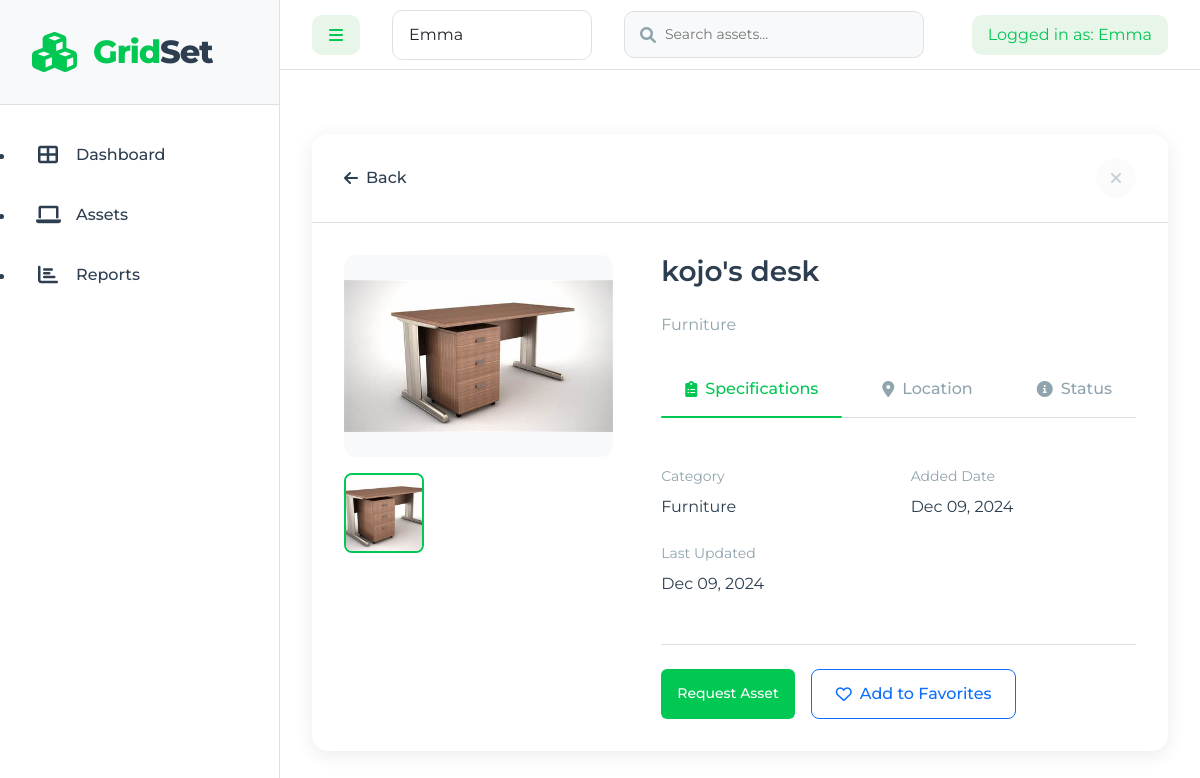
The page /assets/4/ (signed in) on the database its author committed.
### assets/models.py (models this page shows, shortened)
class Asset(models.Model):
    STATUS_CHOICES = [
        ('available', 'Available'),
        ('in_use', 'In Use'),
        ('maintenance', 'Under Maintenance'),
        ('retired', 'Retired')
    ]
    CATEGORY_CHOICES = [
        ('furniture', 'Furniture'),
        ('technology', 'Technology'),
        ('vehicles', 'Vehicles'),
        ('office_supplies', 'Office Supplies'),
        ('machinery', 'Machinery / Equipment')
    ]
    name = models.CharField(max_length=200)
    description = models.TextField(blank=True)
    category = models.CharField(max_length=50, choices=CATEGORY_CHOICES)
    department = models.ForeignKey(Department, on_delete=models.CASCADE)
    status = models.CharField(max_length=20, choices=STATUS_CHOICES, default='available')
    assigned_to = models.ForeignKey(User, on_delete=models.SET_NULL, null=True, blank=True, related_name='assigned_assets')
    created_at = models.DateTimeField(auto_now_add=True)
    updated_at = models.DateTimeField(auto_now=True)
    image = models.ImageField(upload_to='assets/', null=True, blank=True)
    class Meta:
        ordering = ['-created_at']

### assets/views.py (the view)
# urls.py: path('assets/<int:pk>/', views.asset_detail, name='asset_detail'),
@login_required
def asset_detail(request, pk):
    asset = get_object_or_404(Asset, pk=pk)
    can_request = not AssetRequest.objects.filter(
        asset=asset,
        user=request.user,
        approved__isnull=True
    ).exists()
    return render(request, 'assets/asset_detail.html', {
        'asset': asset,
        'can_request': can_request
    })

### assets/models.py (called while the page is built)
    def __str__(self):
        return self.name

### assets/views.py (called while the page is built)
def get_context_data(request):
    context = {}
    if settings.DEBUG:
        context['available_users'] = User.objects.all().order_by('-is_staff', 'username')
        context['debug'] = True
    return context

### assets/templates/assets/asset_detail.html (shortened to what this page needs)
{% extends 'assets/base.html' %}
{% block content %}
<div class="modal-style-view">
    <div class="view-header">
        <div class="header-left">
            <a href="{% url 'asset_list' %}" class="back-btn">
                <i class="fas fa-arrow-left"></i> Back
            </a>
        </div>
        <div class="header-right">
            <button class="btn-close" onclick="window.history.back()">
                <i class="fas fa-times"></i>
            </button>
        </div>
    </div>
    <div class="view-content">
        <div class="asset-gallery">
            <div class="main-image">
                {% if asset.image %}
                    <img src="{{ asset.image.url }}" alt="{{ asset.name }}">
                {% else %}
                    <div class="placeholder-image">
                        <i class="fas fa-box"></i>
                    </div>
                {% endif %}
            </div>
            {% if asset.image %}
            <div class="thumbnail-row">
                <img src="{{ asset.image.url }}" alt="Thumbnail" class="active">
            </div>
            {% endif %}
        </div>
        <div class="asset-details">
            <h1 class="asset-title">{{ asset.name }}</h1>
            <p class="asset-category">{{ asset.get_category_display }}</p>
            <div class="detail-tabs">
                <div class="tab-list">
                    <button type="button" class="tab-btn active" onclick="switchTab('specifications')">
                        <i class="fas fa-clipboard-list"></i>
                        Specifications
                    </button>
                    <button type="button" class="tab-btn" onclick="switchTab('location')">
                        <i class="fas fa-map-marker-alt"></i>
                        Location
                    </button>
                    <button type="button" class="tab-btn" onclick="switchTab('status')">
                        <i class="fas fa-info-circle"></i>
                        Status
                    </button>
                </div>
                <div class="tab-content">
                    <div id="specifications" class="tab-pane active">
                        <div class="specs-grid">
                            <div class="spec-item">
                                <label>Category</label>
                                <span>{{ asset.get_category_display }}</span>
                            </div>
                            <div class="spec-item">
                                <label>Added Date</label>
                                <span>{{ asset.created_at|date:"M d, Y" }}</span>
                            </div>
                            <div class="spec-item">
                                <label>Last Updated</label>
                                <span>{{ asset.updated_at|date:"M d, Y" }}</span>
                            </div>
                        </div>
                    </div>
                </div>
            </div>
            <div class="action-row">
                {% if user.is_staff %}
                    <a href="{% url 'asset_update' pk=asset.pk %}" class="btn btn-primary">Edit Asset</a>
                {% else %}
                    {% if can_request %}
                        <a href="{% url 'request_asset' pk=asset.pk %}" class="btn btn-primary">Request Asset</a>
                    {% else %}
                        <button class="btn btn-secondary" disabled>Request Pending</button>
                    {% endif %}
                {% endif %}
                <button class="btn btn-outline-primary" id="favoriteBtn">
                    <i class="far fa-heart"></i> Add to Favorites
                </button>
            </div>
        </div>
    </div>
</div>
{% endblock %}

### assets/templates/assets/base.html (shortened to what this page needs)
<!DOCTYPE html>
<html lang="en">
<head>
    <link href="https://cdn.jsdelivr.net/npm/bootstrap@5.3.2/dist/css/bootstrap.min.css" rel="stylesheet">
    <link href="https://cdnjs.cloudflare.com/ajax/libs/font-awesome/6.0.0/css/all.min.css" rel="stylesheet">
    <link rel="stylesheet" href="/static/styles.css">
</head>
<body>
    <div class="app-wrapper">
        <nav id="sidebar">
            <div class="sidebar-header">
                <div class="logo">
                    <i class="fas fa-cubes logo-icon"></i>
                    <div class="logo-text">
                        <span class="logo-grid">Grid</span><span class="logo-set">Set</span>
                    </div>
                </div>
            </div>
            <ul class="sidebar-menu">
                <li class="{% if request.resolver_match.url_name == 'dashboard' %}active{% endif %}">
                    <a href="{% url 'dashboard' %}">
                        <i class="fas fa-th-large"></i>
                        <span>Dashboard</span>
                    </a>
                </li>
                <li class="{% if request.resolver_match.url_name == 'asset_list' %}active{% endif %}">
                    <a href="{% url 'asset_list' %}">
                        <i class="fas fa-laptop"></i>
                        <span>Assets</span>
                    </a>
                </li>
                <li class="{% if request.resolver_match.url_name == 'reports' %}active{% endif %}">
                    <a href="{% url 'reports' %}">
                        <i class="fas fa-chart-bar"></i>
                        <span>Reports</span>
                    </a>
                </li>
            </ul>
        </nav>
        <div id="main-content">
            <nav class="top-nav">
                <div class="nav-left">
                    <button type="button" id="sidebarCollapse" class="btn">
                        <i class="fas fa-bars"></i>
                    </button>
                    {% if debug %}
                        <div class="user-switcher">
                            <form method="post" action="{% url 'switch_user' %}" class="user-switcher-form">
                                <select name="user_id" class="form-select" onchange="this.form.submit()">
                                    {% for user in available_users %}
                                        <option value="{{ user.id }}" {% if user == request.user %}selected{% endif %}>
                                            {{ user.get_full_name|default:user.username }}
                                        </option>
                                    {% endfor %}
                                </select>
                            </form>
                        </div>
                    {% endif %}
                    <div class="search-container">
                        <form method="get" action="{% url 'asset_list' %}" class="search-form">
                            <input
                                type="text"
                                name="q"
                                placeholder="Search assets..."
                                class="search-input"
                                value="{{ search_query|default:'' }}"
                                autocomplete="off"
                            >
                        </form>
                    </div>
                </div>
                <div class="nav-right">
                    <div class="current-user">
                        <span>Logged in as: {{ request.user.get_full_name|default:request.user.username }}</span>
                    </div>
                </div>
            </nav>
            <div class="content-wrapper">
                {% block content %}
                {% endblock %}
            </div>
        </div>
    </div>
</body>
</html>

### rows shown on the page
Asset: image (picture), name "kojo's desk", category "Furniture", created_at "Dec 09, 2024", updated_at "Dec 09, 2024"

### other values the page prints
{{ request.user.get_full_name|default:request.user.username }} "Emma"
form field user_id "Emma"
